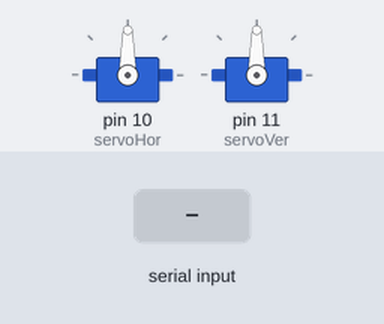
Simulated run of this sketch. Board: Arduino Uno, built with avr-gcc and run on an emulated ATmega328P. Shown: 2 × servo. The inputs (shaded band) are chosen by the test bench.

Above: at 1.2 s.
1.3 s: "a" received over Serial
At 2.1 s:
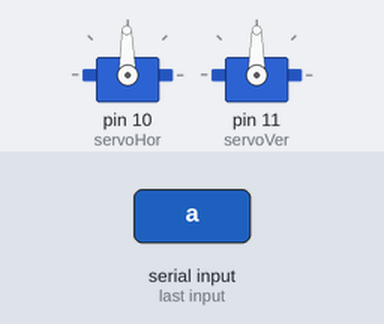
2.8 s: "s" received over Serial
At 3.5 s:
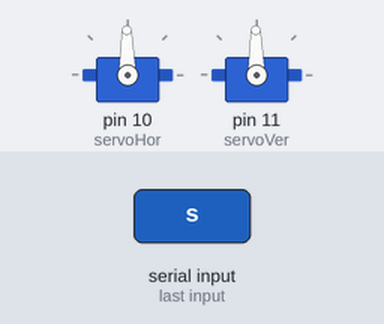
Timing chart, 0 to 5.8 s (numbered marks = the images above; inputs shaded):
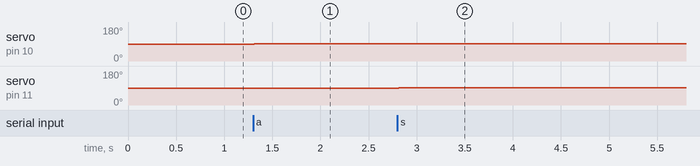

The sketch:

arduino.ino
```cpp
/** ===========================================================================
 * @ Software: Reconhecimento Facial
 * @ Data: 08 de março de 2016
 * @ Versao: 0.1
 * @ Developer: Rodrigues F.A.S.
 * @ Site: https://rodriguesfas.github.io
 * =========================================================================================
 */


// Inclui as bibliotecas..
#include <Servo.h>
#include <ThreadController.h>
#include <Thread.h>

// Cria os objetos dos servos motores(controladores)..
Servo servoHor;
Servo servoVer;

// Define uma posiçao inicial para cada servo motor..
int valorHor = 90;
int valorVer = 90;

ThreadController cpu;
Thread threadServos;

int dados;

/**
 * setup - Configuraçoes iniciais.
 */
void setup() {
  Serial.begin(9600); // Inicia uma comunicaço serial..

  // Define a configuraçao das portas em que os servos estao conectados...
  servoHor.attach(10);
  servoVer.attach(11);

  threadServos.setInterval(15); // tempo de espera.
  threadServos.onRun(lerServos); // metodo solicitador.

  // adiciona thread filha a mae.
  cpu.add(&threadServos);
}

/**
 * loop
 */
void loop() {
  cpu.run(); // start thread System.
}

/**
 * lerServos -
 */
void lerServos(){
  if (Serial.available() > 0) {
    dados = Serial.read();// leitura da porta serial..
    switch (dados) {
    case 'a' :
      if (valorHor >= 180) {
        valorHor = 180;
      }
      else {
        valorHor += 1;
      }
      break;

    case 'd' :
      if (valorHor <= 0) {
        valorHor = 0;
      }
      else {
        valorHor -= 1;
      }
      break;

    case 's' :
      if (valorVer >= 180) {
        valorVer = 180;
      }
      else {
        valorVer += 1;
      }
      break;

    case 'w' :
      if (valorVer <= 0) {
        valorVer = 0;
      }
      else {
        valorVer -= 1;
      }
      break;
    }

    // estabelece um posiço no servo de acordo com o valor de "val"
    servoHor.write(valorHor);
    servoVer.write(valorVer);

    //Serial.print(valorHor);
    //Serial.print(valorVer);
  }
}
```

Measured:
- after the input at 1.3 s, servo on pin 10 (servoHor): 90° → 91° at once
- after the input at 2.8 s, servo on pin 11 (servoVer): 90° → 91° at once
